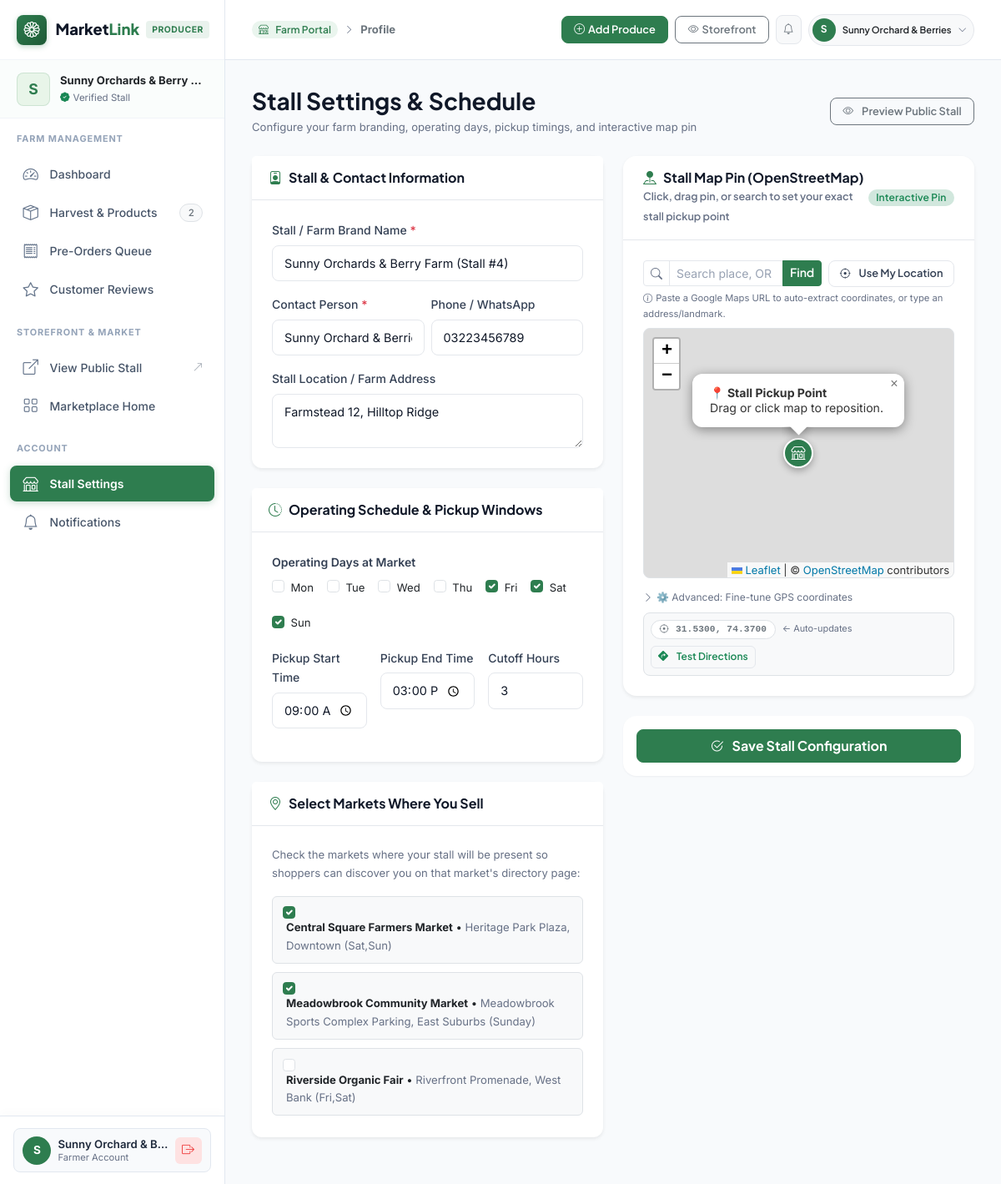
The app's page /farmer/profile.php (signed in), older data.
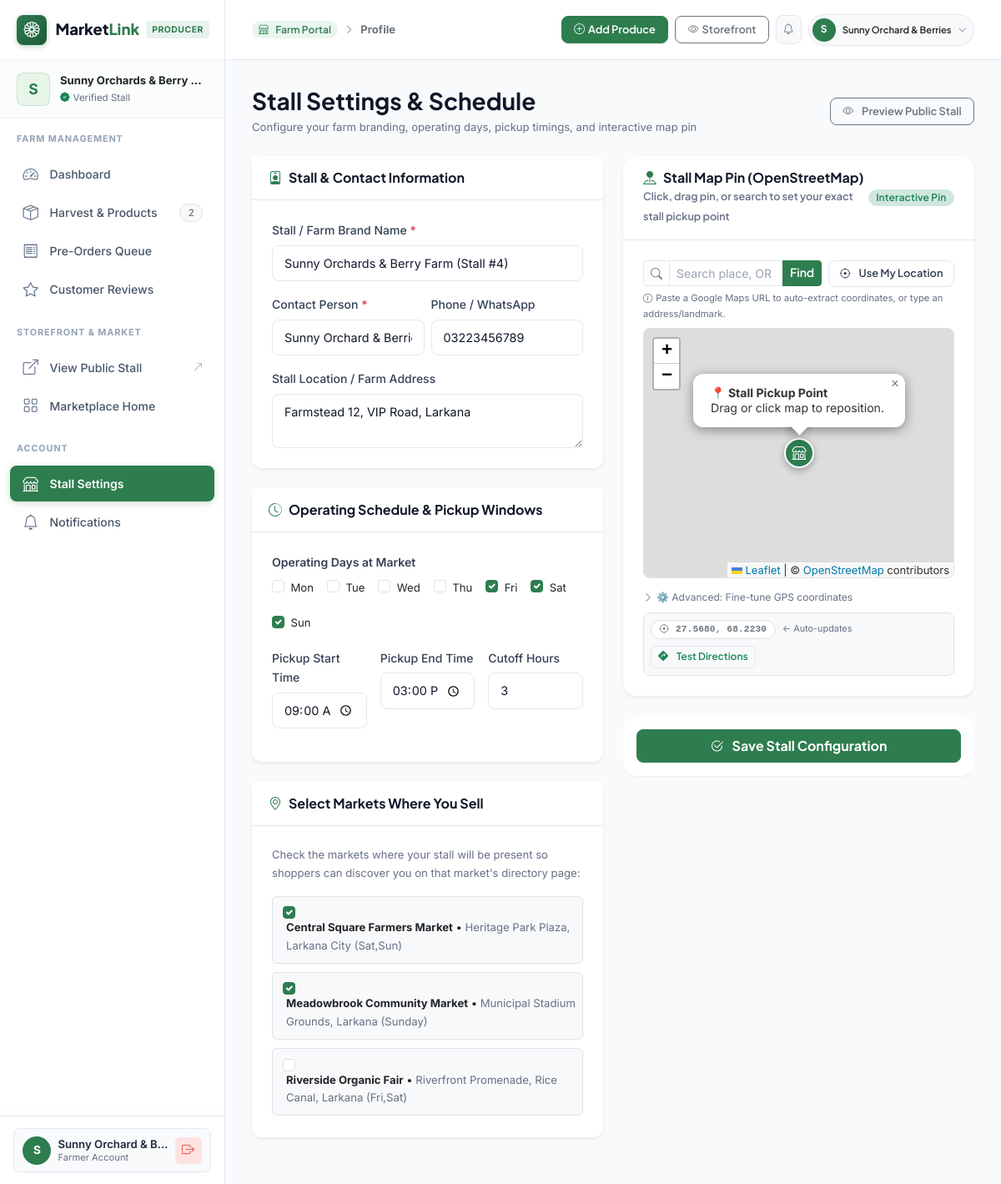
The same page, newer data.
### tables this page shows
CREATE TABLE IF NOT EXISTS `farmer_profiles` (
    `farmer_id` INT PRIMARY KEY,
    `stall_name` VARCHAR(150) NOT NULL,
    `address` TEXT DEFAULT NULL,
    `latitude` DECIMAL(10, 8) DEFAULT NULL,
    `longitude` DECIMAL(11, 8) DEFAULT NULL,
    `operating_days` VARCHAR(100) DEFAULT NULL,
    `pickup_window_start` TIME DEFAULT NULL,
    `pickup_window_end` TIME DEFAULT NULL,
    `order_cutoff_hours` INT NOT NULL DEFAULT 2,
    CONSTRAINT `fk_farmer_profiles_user` FOREIGN KEY (`farmer_id`) REFERENCES `users` (`user_id`) ON DELETE CASCADE
);

CREATE TABLE IF NOT EXISTS `markets` (
    `market_id` INT AUTO_INCREMENT PRIMARY KEY,
    `market_name` VARCHAR(150) NOT NULL,
    `address` TEXT NOT NULL,
    `latitude` DECIMAL(10, 8) DEFAULT NULL,
    `longitude` DECIMAL(11, 8) DEFAULT NULL,
    `operating_days` VARCHAR(100) DEFAULT NULL,
    `timings` VARCHAR(100) DEFAULT NULL
);

### includes/functions.php (called while the page is built, shortened)
<?php
function e($string) {
    return htmlspecialchars((string)($string ?? ''), ENT_QUOTES, 'UTF-8');
}

### farmer/profile.php (the view, shortened to what the changed rows need)
<?php
require_once __DIR__ . '/../includes/auth-check.php';
$farmer_id = get_logged_in_user_id();
$errors = [];
$farmer_profile = null;
$all_markets = [];
$attending_markets = [];
try {
    $p_stmt = $pdo->prepare("SELECT * FROM farmer_profiles WHERE farmer_id = :fid LIMIT 1");
    $p_stmt->execute([':fid' => $farmer_id]);
    $farmer_profile = $p_stmt->fetch();
    $m_stmt = $pdo->query("SELECT market_id, market_name, address, operating_days FROM markets ORDER BY market_name ASC");
    $all_markets = $m_stmt->fetchAll();
    $mf_stmt = $pdo->prepare("SELECT market_id FROM market_farmers WHERE farmer_id = :fid");
    $mf_stmt->execute([':fid' => $farmer_id]);
    $attending_markets = $mf_stmt->fetchAll(PDO::FETCH_COLUMN);
} catch (PDOException $e) {
    error_log("Fetch profile data error: " . $e->getMessage());
}
require_once __DIR__ . '/includes/header.php';
?>
<div class="d-flex flex-column flex-md-row justify-content-between align-items-md-center gap-3 mb-4">
    <div>
        <h1 class="h3 mb-1 fw-bold">Stall Settings & Schedule</h1>
    </div>
</div>
<form action="<?= BASE_URL ?>farmer/profile.php" method="POST" novalidate>
    <div class="row g-4">
            <div class="col-lg-6">
                <div class="card shadow-sm border-0 mb-4">
                    <div class="card-body p-4">
                        <div class="mb-3">
                            <label class="form-label" for="stall_name">Stall / Farm Brand Name <span class="text-danger">*</span></label>
                            <input type="text" class="form-control <?= isset($errors['stall_name']) ? 'is-invalid' : '' ?>" id="stall_name" name="stall_name" value="<?= e($farmer_profile['stall_name'] ?? '') ?>" required placeholder="e.g. Green Valley Organic Farm (Stall #12)">
                        </div>
                        <div class="mb-0">
                            <label class="form-label" for="address">Stall Location / Farm Address</label>
                            <textarea class="form-control" id="address" name="address" rows="2" placeholder="e.g. Row B, Stall 12, Central Farmers Market"><?= e($farmer_profile['address'] ?? '') ?></textarea>
                        </div>
                    </div>
                </div>
                <div class="card shadow-sm border-0 mb-4">
                    <div class="card-body p-4">
                        <div class="mb-3">
                            <div class="d-flex flex-wrap gap-3">
                                <?php
                                $all_days = ['Mon', 'Tue', 'Wed', 'Thu', 'Fri', 'Sat', 'Sun'];
                                $profile_days = !empty($farmer_profile['operating_days']) ? explode(',', $farmer_profile['operating_days']) : ['Sat', 'Sun'];
                                foreach ($all_days as $d):
                                ?>
                                    <div class="form-check">
                                        <input class="form-check-input" type="checkbox" name="operating_days[]" value="<?= $d ?>" id="day_<?= $d ?>" <?= in_array($d, $profile_days) ? 'checked' : '' ?>>
                                        <label class="form-check-label small" for="day_<?= $d ?>"><?= $d ?></label>
                                    </div>
                                <?php endforeach; ?>
                            </div>
                        </div>
                        <div class="row g-3 mb-3">
                            <div class="col-md-4">
                                <label class="form-label" for="pickup_window_start">Pickup Start Time</label>
                                <input type="time" class="form-control" id="pickup_window_start" name="pickup_window_start" value="<?= e($farmer_profile['pickup_window_start'] ?? '08:00') ?>">
                            </div>
                            <div class="col-md-4">
                                <label class="form-label" for="pickup_window_end">Pickup End Time</label>
                                <input type="time" class="form-control" id="pickup_window_end" name="pickup_window_end" value="<?= e($farmer_profile['pickup_window_end'] ?? '14:00') ?>">
                            </div>
                            <div class="col-md-4">
                                <label class="form-label" for="order_cutoff_hours" title="Minimum hours required before pickup slot to pack produce">Cutoff Hours</label>
                                <input type="number" min="1" max="72" class="form-control" id="order_cutoff_hours" name="order_cutoff_hours" value="<?= e($farmer_profile['order_cutoff_hours'] ?? 2) ?>">
                            </div>
                        </div>
                    </div>
                </div>
                <div class="card shadow-sm border-0 mb-4">
                    <div class="card-body p-4">
                        <?php if (!empty($all_markets)): ?>
                            <div class="d-flex flex-column gap-2">
                                <?php foreach ($all_markets as $m): ?>
                                    <div class="form-check p-2 bg-light rounded border">
                                        <input class="form-check-input ms-1" type="checkbox" name="markets[]" value="<?= $m['market_id'] ?>" id="m_<?= $m['market_id'] ?>" <?= in_array($m['market_id'], $attending_markets) ? 'checked' : '' ?>>
                                        <label class="form-check-label ms-2 small" for="m_<?= $m['market_id'] ?>">
                                            <strong><?= e($m['market_name']) ?></strong> &bull; <span class="text-muted"><?= e($m['address']) ?> (<?= e($m['operating_days']) ?>)</span>
                                        </label>
                                    </div>
                                <?php endforeach; ?>
                            </div>
                        <?php else: ?>
                            <div class="text-muted small">No markets configured yet by administrator.</div>
                        <?php endif; ?>
                    </div>
                </div>
            </div>
            <div class="col-lg-6">
                <div class="card shadow-sm border-0 mb-4 rounded-4 overflow-hidden">
                    <div class="card-body p-4">
                        <div class="p-2 bg-light rounded-3 border d-flex justify-content-between align-items-center flex-wrap gap-2">
                            <div class="d-flex align-items-center gap-2">
                                <span class="badge bg-white text-secondary border" style="font-size:0.7rem; font-family:monospace;">
                                    <i class="bi bi-crosshair me-1"></i>
                                    <span id="stallGpsPill"><?= number_format((float)($farmer_profile['latitude'] ?? 27.5590), 4) ?>, <?= number_format((float)($farmer_profile['longitude'] ?? 68.2120), 4) ?></span>
                                </span>
                            </div>
                        </div>
                    </div>
                </div>
            </div>
        </div>
    </form>
<?php require_once __DIR__ . '/includes/footer.php'; ?>

### farmer/includes/header.php (shortened to what the changed rows need)
<?php
require_once __DIR__ . '/../../includes/auth-check.php';
require_once __DIR__ . '/../../includes/functions.php';
$farmer_id     = get_logged_in_user_id();
$farmer_name   = get_logged_in_user_name();
$sidebar_profile = null;
if (isset($pdo) && $farmer_id) {
    try {
        $u_stmt = $pdo->prepare("SELECT name, email FROM users WHERE user_id = :uid LIMIT 1");
        $u_stmt->execute([':uid' => $farmer_id]);
        $u_data = $u_stmt->fetch();
        if ($u_data && !empty($u_data['name'])) {
            $farmer_name = $u_data['name'];
        }
        $fp_stmt = $pdo->prepare("SELECT stall_name, address, operating_days FROM farmer_profiles WHERE farmer_id = :fid LIMIT 1");
        $fp_stmt->execute([':fid' => $farmer_id]);
        $sidebar_profile = $fp_stmt->fetch();
    } catch (PDOException $e) {
        error_log("Farmer sidebar metrics query error: " . $e->getMessage());
    }
}
$stall_display_name = !empty($sidebar_profile['stall_name']) ? $sidebar_profile['stall_name'] : ($farmer_name ? $farmer_name . "'s Farm" : 'My Farm Stall');
$stall_initial = strtoupper(mb_substr($stall_display_name, 0, 1));
?>
<!DOCTYPE html>
<html lang="en">
<head>
    <link href="https://cdn.jsdelivr.net/npm/bootstrap@5.3.3/dist/css/bootstrap.min.css" rel="stylesheet">
    <link rel="stylesheet" href="https://cdn.jsdelivr.net/npm/bootstrap-icons@1.11.3/font/bootstrap-icons.min.css">
    <link rel="stylesheet" href="https://unpkg.com/leaflet@1.9.4/dist/leaflet.css">
    <link rel="stylesheet" href="<?= ASSETS_URL ?>css/style.css?v=<?= time() ?>">
</head>
<body class="bg-light">
<div class="farmer-app-wrapper">
    <aside class="farmer-sidebar" id="farmerSidebar">
        <div class="farmer-stall-banner">
            <div class="farmer-stall-avatar"><?= e($stall_initial) ?></div>
            <div style="min-width: 0; flex: 1 1 0%; overflow: hidden;">
                <div class="fw-bold small text-dark text-truncate" title="<?= e($stall_display_name) ?>">
                    <?= e($stall_display_name) ?>
                </div>
                <div class="d-flex align-items-center gap-1 text-muted text-truncate" style="font-size: 0.72rem;">
                    <i class="bi bi-patch-check-fill text-success flex-shrink-0"></i>
                    <span class="text-truncate">Verified Stall</span>
                </div>
            </div>
        </div>
    </aside>
    <div class="farmer-main-wrapper">
        <main class="farmer-content-body">

Row changes from the older to the newer data that the page shows:
changed farmer_profiles "Sunny Orchards & Berry Farm (Stall #4)": address "Farmstead 12, Hilltop Ridge" → "Farmstead 12, VIP Road, Larkana"; latitude "31.5300" → "27.5680"; longitude "74.3700" → "68.2230"
changed markets "Central Square Farmers Market": address "Heritage Park Plaza, Downtown" → "Heritage Park Plaza, Larkana City"
changed markets "Meadowbrook Community Market": address "Meadowbrook Sports Complex Parking, East Suburbs" → "Municipal Stadium Grounds, Larkana"
changed markets "Riverside Organic Fair": address "Riverfront Promenade, West Bank" → "Riverfront Promenade, Rice Canal, Larkana"
